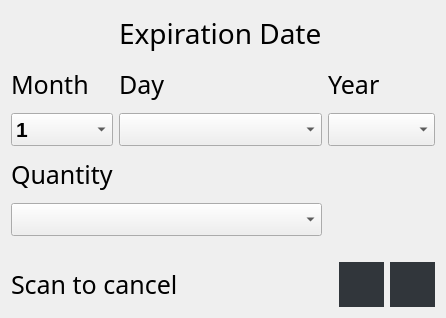
<?xml version="1.0" encoding="UTF-8"?>
<ui version="4.0">
 <class>ExpirationBox</class>
 <widget class="QDialog" name="ExpirationBox">
  <property name="geometry">
   <rect>
    <x>0</x>
    <y>0</y>
    <width>396</width>
    <height>318</height>
   </rect>
  </property>
  <property name="font">
   <font>
    <pointsize>19</pointsize>
   </font>
  </property>
  <property name="windowTitle">
   <string>Dialog</string>
  </property>
  <layout class="QGridLayout" name="gridLayout">
   <item row="2" column="2">
    <widget class="QLabel" name="day_label">
     <property name="font">
      <font>
       <family>Cronus Round</family>
       <pointsize>19</pointsize>
      </font>
     </property>
     <property name="text">
      <string>Day</string>
     </property>
    </widget>
   </item>
   <item row="3" column="2">
    <widget class="QComboBox" name="day_combo">
     <property name="font">
      <font>
       <family>Segoe UI</family>
       <pointsize>16</pointsize>
       <weight>75</weight>
       <bold>true</bold>
      </font>
     </property>
    </widget>
   </item>
   <item row="2" column="1">
    <widget class="QLabel" name="month_label">
     <property name="font">
      <font>
       <family>Cronus Round</family>
       <pointsize>19</pointsize>
      </font>
     </property>
     <property name="text">
      <string>Month</string>
     </property>
    </widget>
   </item>
   <item row="3" column="1">
    <widget class="QComboBox" name="month_combo">
     <property name="font">
      <font>
       <family>Segoe UI</family>
       <pointsize>16</pointsize>
       <weight>75</weight>
       <italic>false</italic>
       <bold>true</bold>
      </font>
     </property>
     <item>
      <property name="text">
       <string>1</string>
      </property>
     </item>
     <item>
      <property name="text">
       <string>2</string>
      </property>
     </item>
     <item>
      <property name="text">
       <string>3</string>
      </property>
     </item>
     <item>
      <property name="text">
       <string>4</string>
      </property>
     </item>
     <item>
      <property name="text">
       <string>5</string>
      </property>
     </item>
     <item>
      <property name="text">
       <string>6</string>
      </property>
     </item>
     <item>
      <property name="text">
       <string>7</string>
      </property>
     </item>
     <item>
      <property name="text">
       <string>8</string>
      </property>
     </item>
     <item>
      <property name="text">
       <string>9</string>
      </property>
     </item>
     <item>
      <property name="text">
       <string>10</string>
      </property>
     </item>
     <item>
      <property name="text">
       <string>11</string>
      </property>
     </item>
     <item>
      <property name="text">
       <string>12</string>
      </property>
     </item>
    </widget>
   </item>
   <item row="3" column="3">
    <widget class="QComboBox" name="year_combo">
     <property name="font">
      <font>
       <family>Segoe UI</family>
       <pointsize>16</pointsize>
       <weight>50</weight>
       <italic>false</italic>
       <bold>false</bold>
      </font>
     </property>
    </widget>
   </item>
   <item row="2" column="3">
    <widget class="QLabel" name="year_label">
     <property name="font">
      <font>
       <family>Cronus Round</family>
       <pointsize>19</pointsize>
      </font>
     </property>
     <property name="text">
      <string>Year</string>
     </property>
    </widget>
   </item>
   <item row="12" column="1">
    <spacer name="verticalSpacer">
     <property name="orientation">
      <enum>Qt::Vertical</enum>
     </property>
     <property name="sizeType">
      <enum>QSizePolicy::Fixed</enum>
     </property>
     <property name="sizeHint" stdset="0">
      <size>
       <width>20</width>
       <height>20</height>
      </size>
     </property>
    </spacer>
   </item>
   <item row="13" column="1" colspan="3">
    <layout class="QHBoxLayout" name="horizontalLayout_1">
     <property name="topMargin">
      <number>0</number>
     </property>
     <item>
      <widget class="QLabel" name="cancel_label">
       <property name="font">
        <font>
         <family>Cronus Round</family>
         <pointsize>19</pointsize>
        </font>
       </property>
       <property name="text">
        <string>Scan to cancel</string>
       </property>
      </widget>
     </item>
     <item>
      <spacer name="horizontalSpacer">
       <property name="orientation">
        <enum>Qt::Horizontal</enum>
       </property>
       <property name="sizeHint" stdset="0">
        <size>
         <width>40</width>
         <height>20</height>
        </size>
       </property>
      </spacer>
     </item>
     <item>
      <widget class="TouchButton" name="accept_button">
       <property name="minimumSize">
        <size>
         <width>45</width>
         <height>45</height>
        </size>
       </property>
       <property name="maximumSize">
        <size>
         <width>45</width>
         <height>45</height>
        </size>
       </property>
       <property name="styleSheet">
        <string notr="true">background-color: #31363B;
border: 0;</string>
       </property>
       <property name="text">
        <string/>
       </property>
       <property name="icon">
        <iconset resource="../Resource_BY.qrc">
         <normaloff>:/Icons/Icons/GreenCheckIcon_Finished.png</normaloff>:/Icons/Icons/GreenCheckIcon_Finished.png</iconset>
       </property>
       <property name="iconSize">
        <size>
         <width>40</width>
         <height>40</height>
        </size>
       </property>
      </widget>
     </item>
     <item>
      <widget class="TouchButton" name="cancel_button">
       <property name="minimumSize">
        <size>
         <width>45</width>
         <height>45</height>
        </size>
       </property>
       <property name="maximumSize">
        <size>
         <width>45</width>
         <height>45</height>
        </size>
       </property>
       <property name="styleSheet">
        <string notr="true">background-color: #31363B;
border: 0;</string>
       </property>
       <property name="text">
        <string/>
       </property>
       <property name="icon">
        <iconset resource="../Resource_BY.qrc">
         <normaloff>:/Icons/Icons/RedCancelIcon_Finished.png</normaloff>:/Icons/Icons/RedCancelIcon_Finished.png</iconset>
       </property>
       <property name="iconSize">
        <size>
         <width>40</width>
         <height>40</height>
        </size>
       </property>
      </widget>
     </item>
    </layout>
   </item>
   <item row="6" column="1" colspan="2">
    <widget class="QComboBox" name="qty_combo">
     <property name="font">
      <font>
       <family>Segoe UI</family>
       <pointsize>16</pointsize>
       <weight>50</weight>
       <italic>false</italic>
       <bold>false</bold>
      </font>
     </property>
    </widget>
   </item>
   <item row="5" column="1">
    <widget class="QLabel" name="qty_label">
     <property name="font">
      <font>
       <family>Cronus Round</family>
       <pointsize>19</pointsize>
      </font>
     </property>
     <property name="text">
      <string>Quantity</string>
     </property>
    </widget>
   </item>
   <item row="1" column="2">
    <widget class="QLabel" name="exp_label">
     <property name="font">
      <font>
       <family>Cronus Round</family>
       <pointsize>21</pointsize>
      </font>
     </property>
     <property name="text">
      <string>Expiration Date</string>
     </property>
     <property name="margin">
      <number>0</number>
     </property>
    </widget>
   </item>
  </layout>
 </widget>
 <customwidgets>
  <customwidget>
   <class>TouchButton</class>
   <extends>QPushButton</extends>
   <header>Widgets/touchButton.h</header>
  </customwidget>
 </customwidgets>
 <resources>
  <include location="../QDarkStylesheet/style.qrc"/>
  <include location="../Resource_BY.qrc"/>
 </resources>
 <connections/>
</ui>
